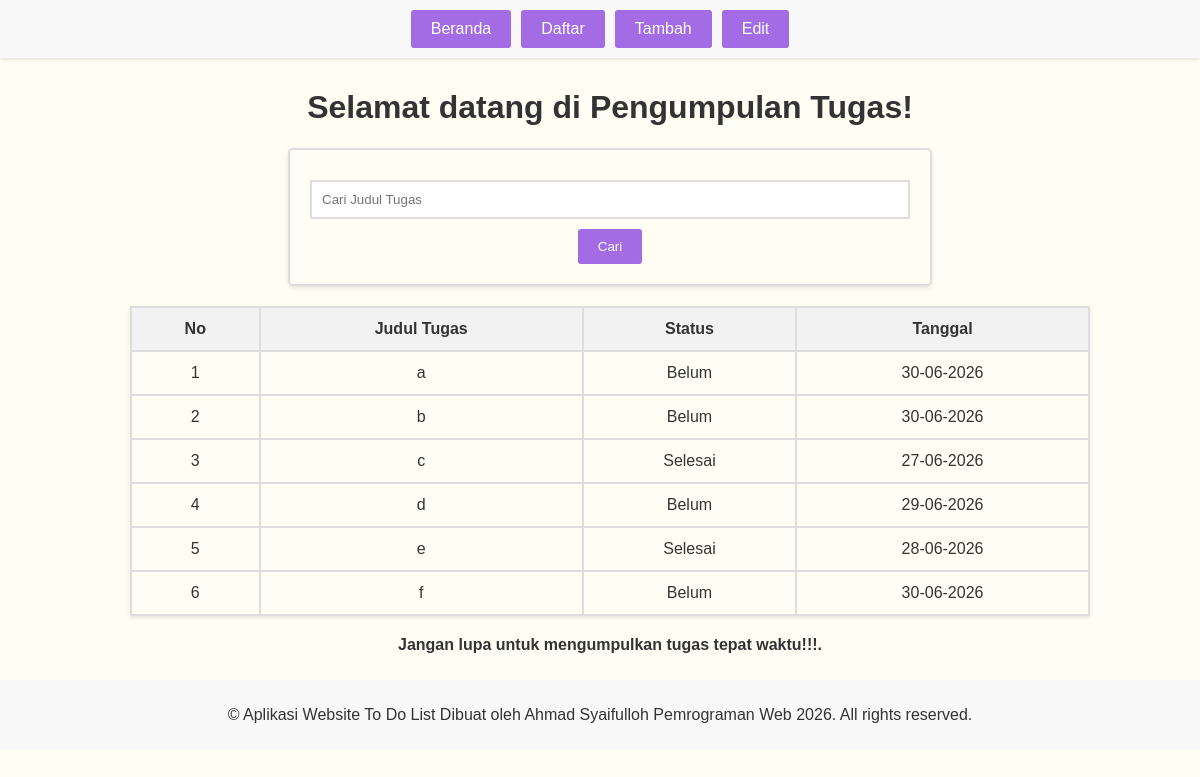
Page /daftar.php on the committed database.
### tables this page shows
CREATE TABLE `tugas` (
  `id` int(11) NOT NULL,
  `judul_tugas` varchar(100) NOT NULL,
  `status` enum('belum','selesai') NOT NULL,
  `tanggal` date NOT NULL
);

### koneksi.php (called while the page is built, shortened)
<?php
function formatTanggal($tanggal){
    return date("d-m-Y", strtotime($tanggal));
}
function statusBadge($status){
    return ucfirst($status);
}

### daftar.php (the view, shortened to what this page needs)
<?php
include 'koneksi.php';
$cari = isset($_GET['cari']) ? $_GET['cari'] : '';
$data = mysqli_query($koneksi,
"SELECT * FROM tugas
WHERE judul_tugas LIKE '%$cari%'");
?>
<!DOCTYPE html>
<html lang="en">
<head>
    <link rel="stylesheet" href="css/style.css">
</head>
<body>
    <header>
        <nav>
            <ul>
                <a href="index.php">Beranda</a>
                <a href="daftar.php">Daftar</a>
                <a href="tambah.php">Tambah</a>
                <a href="edit.php">Edit</a>
            </ul>
        </nav>
    </header>
    <div class="container">
    <main>
        <h1>Selamat datang di Pengumpulan Tugas!</h1>
<form method="GET">
    <input type="text"
    name="cari"
    placeholder="Cari Judul Tugas">
    <button type="submit">
    Cari
</button>
</form>
        <table>
            <tr>
                <th>No</th>
                <th>Judul Tugas</th>
                <th>Status</th>
                <th>Tanggal</th>
            </tr>
            <?php $no = 1;
            while($d = mysqli_fetch_array($data)){
            ?>
            <tr>
                <td><?php echo $no++; ?></td>
                <td><?php echo $d['judul_tugas']; ?></td>
                <td><?php echo statusBadge($d['status']); ?></td>
                <td><?php echo formatTanggal($d['tanggal']); ?></td>
            </tr>
            <?php } ?>
        </table>
        <p><b>Jangan lupa untuk mengumpulkan tugas tepat waktu!!!.</b></p>
    </main>
    </div>
    <footer>
        <p>&copy; Aplikasi Website To Do List
Dibuat oleh Ahmad Syaifulloh
Pemrograman Web 2026. All rights reserved.</p>
    </footer>
</body>
</html>

### css/style.css (style rules this page uses)
body { background-color: #fffef5; font-family: Arial, sans-serif; color: #333; margin: 0; }
header { background-color: #f8f8f8; padding: 10px; text-align: center; box-shadow: 0 2px 4px rgba(0, 0, 0, 0.1); }
.container { width: 100%; max-width: 1200px; margin: 0 auto; padding: 10px; text-align: center; }
nav ul { list-style-type: none; padding: 0; margin: 0; display: flex; justify-content: center; gap: 10px; }
nav ul a { text-decoration: none; color: #ffffff; padding: 10px 20px; transition: background-color 0.3s, color 0.3s; }
table { width: 80%; margin: 20px auto; border: 2px solid #ddd; border-collapse: collapse; box-shadow: 0 2px 4px rgba(0, 0, 0, 0.1); }
th, td { border: 2px solid #ddd; padding: 12px; text-align: center; }
th { background-color: #f2f2f2; }
a { text-decoration: none; padding: 8px 6px; background-color:#a36be4; color: rgb(255, 255, 255); border-radius: 3px; }
button { background-color: #a36be4; color: white; padding: 10px 20px; border: none; cursor: pointer; transition: background-color 0.3s; border-radius: 3px; }
form { width: 50%; margin: 20px auto; padding: 20px; border: 2px solid #ddd; border-radius: 5px; box-shadow: 0 2px 4px rgba(0, 0, 0, 0.1); }
input[type="text"] { width: 100%; padding: 10px; margin: 10px 0; border: 2px solid #ddd; box-sizing: border-box; }
footer { background-color: #f8f8f8; padding: 10px; text-align: center; }

### rows in the picture
tugas: judul_tugas "a", status "Belum", tanggal "30-06-2026"
tugas: judul_tugas "b", status "Belum", tanggal "30-06-2026"
tugas: judul_tugas "c", status "Selesai", tanggal "27-06-2026"
tugas: judul_tugas "d", status "Belum", tanggal "29-06-2026"
tugas: judul_tugas "e", status "Selesai", tanggal "28-06-2026"
tugas: judul_tugas "f", status "Belum", tanggal "30-06-2026"
